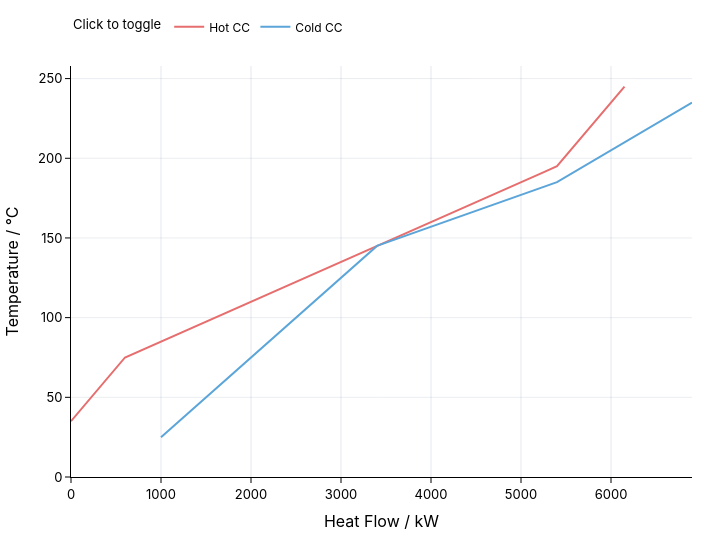

Notebook code cell kept with this figure:
### Code cell
baseline.plot.shifted_composite_curve(
    zone_name="crude_preheat_train",
)

### Figure 1 — Plotly figure (JSON) as saved in the notebook; plotly's stock layout.template omitted (floating-point values rounded to 4 significant figures)
{"data": [{"hovertemplate": "Hot CC<br>Heat Flow / kW: %{x}<br>Temperature / °C: %{y}<extra></extra>", "legendgroup": "Hot CC", "line": {"color": "#e66e6e", "width": 2}, "mode": "lines", "name": "Hot CC", "showlegend": true, "type": "scatter", "x": [6150, 5400, 5267.0, 5000, 600, 0], "y": [245, 195, 191.7, 185, 75, 35]}, {"hovertemplate": "Cold CC<br>Heat Flow / kW: %{x}<br>Temperature / °C: %{y}<extra></extra>", "legendgroup": "Cold CC", "line": {"color": "#5ca5d9", "width": 2}, "mode": "lines", "name": "Cold CC", "showlegend": true, "type": "scatter", "x": [6900, 5700, 5600, 5400, 3400, 1000], "y": [235, 195, 191.7, 185, 145, 25]}], "layout": {"autosize": false, "font": {"color": "#000000", "family": "IBM Plex Sans, Inter, system-ui, sans-serif", "size": 13}, "height": 540, "hoverlabel": {"bgcolor": "#ffffff", "font": {"color": "#000000"}}, "hovermode": "closest", "legend": {"font": {"color": "#000000", "size": 12}, "orientation": "h", "title": {"font": {"color": "#000000", "size": 13}, "text": "Click to toggle"}, "y": 1.06, "yanchor": "bottom"}, "margin": {"b": 48, "l": 50, "r": 28, "t": 64}, "paper_bgcolor": "#ffffff", "plot_bgcolor": "#ffffff", "width": 720, "xaxis": {"gridcolor": "rgba(148, 163, 184, 0.25)", "linecolor": "#000000", "rangemode": "tozero", "showgrid": true, "showline": true, "tickcolor": "#000000", "tickfont": {"color": "#000000"}, "ticks": "outside", "title": {"font": {"color": "#000000"}, "text": "Heat Flow / kW"}, "zeroline": true, "zerolinecolor": "rgba(15, 23, 42, 0.8)", "zerolinewidth": 1.25}, "yaxis": {"gridcolor": "rgba(148, 163, 184, 0.2)", "linecolor": "#000000", "rangemode": "tozero", "showgrid": true, "showline": true, "tickcolor": "#000000", "tickfont": {"color": "#000000"}, "ticks": "outside", "title": {"font": {"color": "#000000"}, "text": "Temperature / °C"}, "zeroline": true, "zerolinecolor": "rgba(15, 23, 42, 0.8)", "zerolinewidth": 1.25}}}
